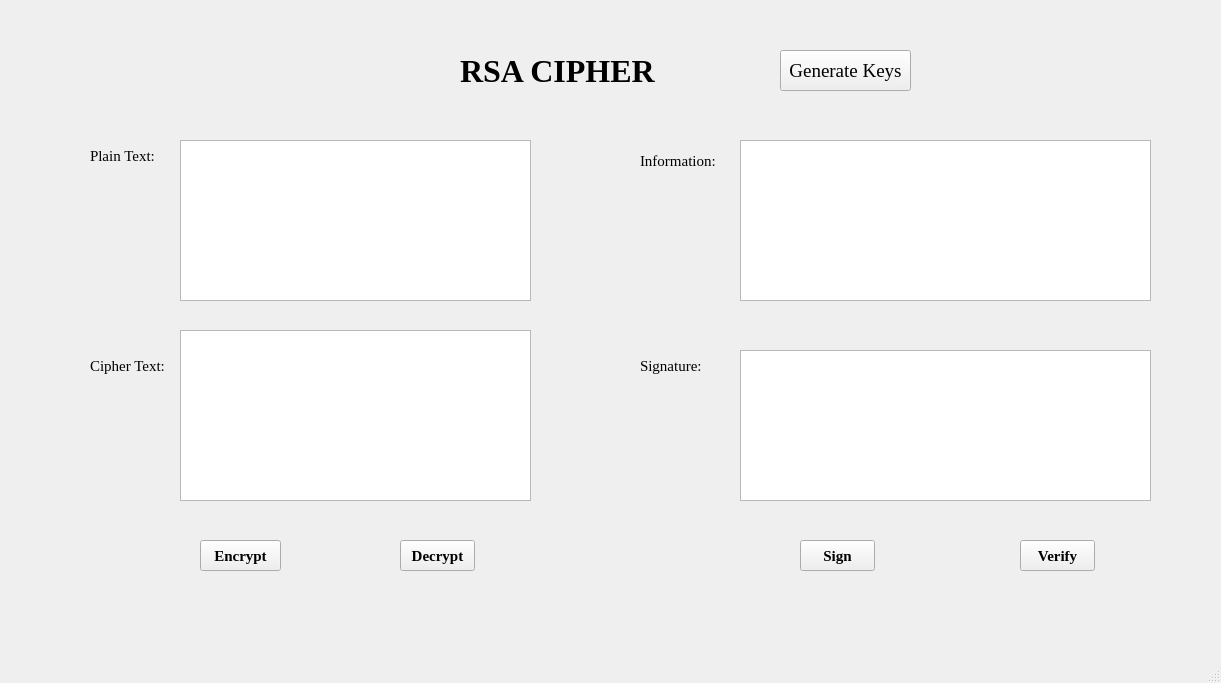
<?xml version="1.0" encoding="UTF-8"?>
<ui version="4.0">
 <class>MainWindow</class>
 <widget class="QMainWindow" name="MainWindow">
  <property name="geometry">
   <rect>
    <x>0</x>
    <y>0</y>
    <width>1221</width>
    <height>683</height>
   </rect>
  </property>
  <property name="windowTitle">
   <string>MainWindow</string>
  </property>
  <widget class="QWidget" name="centralwidget">
   <widget class="QLabel" name="label">
    <property name="geometry">
     <rect>
      <x>460</x>
      <y>10</y>
      <width>301</width>
      <height>121</height>
     </rect>
    </property>
    <property name="font">
     <font>
      <family>Times New Roman</family>
      <pointsize>24</pointsize>
      <weight>75</weight>
      <bold>true</bold>
     </font>
    </property>
    <property name="text">
     <string>RSA CIPHER</string>
    </property>
   </widget>
   <widget class="QPushButton" name="btn_gen_keys">
    <property name="geometry">
     <rect>
      <x>780</x>
      <y>50</y>
      <width>131</width>
      <height>41</height>
     </rect>
    </property>
    <property name="font">
     <font>
      <family>Times New Roman</family>
      <pointsize>14</pointsize>
     </font>
    </property>
    <property name="text">
     <string>Generate Keys</string>
    </property>
   </widget>
   <widget class="QLabel" name="label_2">
    <property name="geometry">
     <rect>
      <x>90</x>
      <y>140</y>
      <width>71</width>
      <height>31</height>
     </rect>
    </property>
    <property name="font">
     <font>
      <family>Times New Roman</family>
      <pointsize>11</pointsize>
     </font>
    </property>
    <property name="text">
     <string>Plain Text:</string>
    </property>
   </widget>
   <widget class="QLabel" name="label_3">
    <property name="geometry">
     <rect>
      <x>90</x>
      <y>350</y>
      <width>81</width>
      <height>31</height>
     </rect>
    </property>
    <property name="font">
     <font>
      <family>Times New Roman</family>
      <pointsize>11</pointsize>
     </font>
    </property>
    <property name="text">
     <string>Cipher Text:</string>
    </property>
   </widget>
   <widget class="QTextEdit" name="txt_plain_text">
    <property name="geometry">
     <rect>
      <x>180</x>
      <y>140</y>
      <width>351</width>
      <height>161</height>
     </rect>
    </property>
   </widget>
   <widget class="QTextEdit" name="txt_cipher_text">
    <property name="geometry">
     <rect>
      <x>180</x>
      <y>330</y>
      <width>351</width>
      <height>171</height>
     </rect>
    </property>
   </widget>
   <widget class="QLabel" name="label_4">
    <property name="geometry">
     <rect>
      <x>640</x>
      <y>150</y>
      <width>81</width>
      <height>21</height>
     </rect>
    </property>
    <property name="font">
     <font>
      <family>Times New Roman</family>
      <pointsize>11</pointsize>
     </font>
    </property>
    <property name="text">
     <string>Information:</string>
    </property>
   </widget>
   <widget class="QLabel" name="label_5">
    <property name="geometry">
     <rect>
      <x>640</x>
      <y>350</y>
      <width>81</width>
      <height>31</height>
     </rect>
    </property>
    <property name="font">
     <font>
      <family>Times New Roman</family>
      <pointsize>11</pointsize>
     </font>
    </property>
    <property name="text">
     <string>Signature:</string>
    </property>
   </widget>
   <widget class="QTextEdit" name="txt_info">
    <property name="geometry">
     <rect>
      <x>740</x>
      <y>140</y>
      <width>411</width>
      <height>161</height>
     </rect>
    </property>
   </widget>
   <widget class="QTextEdit" name="txt_sign">
    <property name="geometry">
     <rect>
      <x>740</x>
      <y>350</y>
      <width>411</width>
      <height>151</height>
     </rect>
    </property>
   </widget>
   <widget class="QPushButton" name="btn_encrypt">
    <property name="geometry">
     <rect>
      <x>200</x>
      <y>540</y>
      <width>81</width>
      <height>31</height>
     </rect>
    </property>
    <property name="font">
     <font>
      <family>Times New Roman</family>
      <pointsize>11</pointsize>
      <weight>75</weight>
      <bold>true</bold>
     </font>
    </property>
    <property name="text">
     <string>Encrypt</string>
    </property>
   </widget>
   <widget class="QPushButton" name="btn_decrypt">
    <property name="geometry">
     <rect>
      <x>400</x>
      <y>540</y>
      <width>75</width>
      <height>31</height>
     </rect>
    </property>
    <property name="font">
     <font>
      <family>Times New Roman</family>
      <pointsize>11</pointsize>
      <weight>75</weight>
      <bold>true</bold>
     </font>
    </property>
    <property name="text">
     <string>Decrypt</string>
    </property>
   </widget>
   <widget class="QPushButton" name="btn_sign">
    <property name="geometry">
     <rect>
      <x>800</x>
      <y>540</y>
      <width>75</width>
      <height>31</height>
     </rect>
    </property>
    <property name="font">
     <font>
      <family>Times New Roman</family>
      <pointsize>11</pointsize>
      <weight>75</weight>
      <bold>true</bold>
     </font>
    </property>
    <property name="text">
     <string>Sign</string>
    </property>
   </widget>
   <widget class="QPushButton" name="btn_verify">
    <property name="geometry">
     <rect>
      <x>1020</x>
      <y>540</y>
      <width>75</width>
      <height>31</height>
     </rect>
    </property>
    <property name="font">
     <font>
      <family>Times New Roman</family>
      <pointsize>11</pointsize>
      <weight>75</weight>
      <bold>true</bold>
     </font>
    </property>
    <property name="text">
     <string>Verify</string>
    </property>
   </widget>
  </widget>
  <widget class="QMenuBar" name="menubar">
   <property name="geometry">
    <rect>
     <x>0</x>
     <y>0</y>
     <width>1221</width>
     <height>21</height>
    </rect>
   </property>
  </widget>
  <widget class="QStatusBar" name="statusbar"/>
 </widget>
 <resources/>
 <connections/>
</ui>
